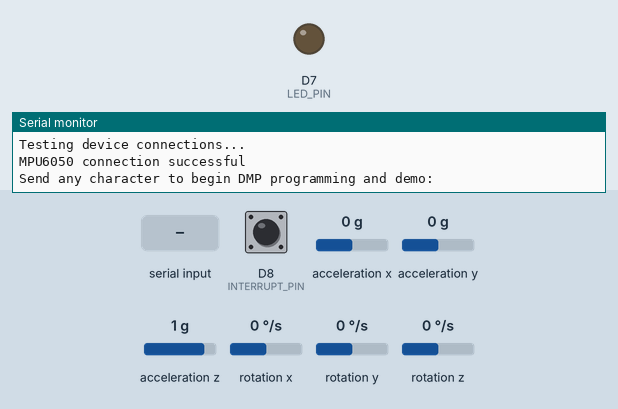
Recording of a sketch running on a simulated ESP8266 (NodeMCU). Shown: output pins drawn as LEDs (lit = HIGH), the last lines printed to the serial monitor. Inputs (shaded band) come from the test bench; at power-on: acceleration x 0 g, acceleration y 0 g, acceleration z 1 g, rotation z 0 °/s, D8 (INTERRUPT_PIN) LOW, rotation x 0 °/s, rotation y 0 °/s. The ROS host is connected and sends only what is stated; the sensor or clock chip raises its interrupt line as the real part does.

Above: at 0.8 s.
0.9 s: "1\n" received over Serial
At 1.74 s:
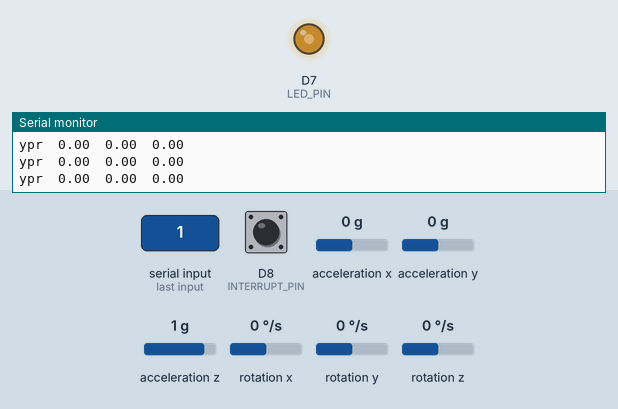
3.9 s: acceleration x set to -1.4 g
6.9 s: acceleration y set to -1.4 g
9.9 s: acceleration z set to -1.4 g
12.9 s: rotation z set to -192 °/s
Timing chart, 0 to 16.9 s (numbered marks = the images above; inputs shaded):
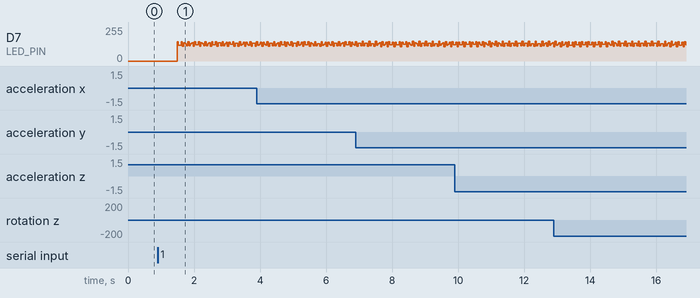

The sketch:

yprROSIMU.ino
```cpp
// I2C device class (I2Cdev) demonstration Arduino sketch for MPU6050 class using DMP (MotionApps v2.0)
// 6/21/2012 by Jeff Rowberg <jeff@rowberg.net>
// Updates should (hopefully) always be available at https://github.com/jrowberg/i2cdevlib
//
// Changelog:
//      2019-07-08 - Added Auto Calibration and offset generator
//       - and altered FIFO retrieval sequence to avoid using blocking code
//      2016-04-18 - Eliminated a potential infinite loop
//      2013-05-08 - added seamless Fastwire support
//                 - added note about gyro calibration
//      2012-06-21 - added note about Arduino 1.0.1 + Leonardo compatibility error
//      2012-06-20 - improved FIFO overflow handling and simplified read process
//      2012-06-19 - completely rearranged DMP initialization code and simplification
//      2012-06-13 - pull gyro and accel data from FIFO packet instead of reading directly
//      2012-06-09 - fix broken FIFO read sequence and change interrupt detection to RISING
//      2012-06-05 - add gravity-compensated initial reference frame acceleration output
//                 - add 3D math helper file to DMP6 example sketch
//                 - add Euler output and Yaw/Pitch/Roll output formats
//      2012-06-04 - remove accel offset clearing for better results (thanks Sungon Lee)
//      2012-06-01 - fixed gyro sensitivity to be 2000 deg/sec instead of 250
//      2012-05-30 - basic DMP initialization working

/* ============================================
I2Cdev device library code is placed under the MIT license
Copyright (c) 2012 Jeff Rowberg

Permission is hereby granted, free of charge, to any person obtaining a copy
of this software and associated documentation files (the "Software"), to deal
in the Software without restriction, including without limitation the rights
to use, copy, modify, merge, publish, distribute, sublicense, and/or sell
copies of the Software, and to permit persons to whom the Software is
furnished to do so, subject to the following conditions:

The above copyright notice and this permission notice shall be included in
all copies or substantial portions of the Software.

THE SOFTWARE IS PROVIDED "AS IS", WITHOUT WARRANTY OF ANY KIND, EXPRESS OR
IMPLIED, INCLUDING BUT NOT LIMITED TO THE WARRANTIES OF MERCHANTABILITY,
FITNESS FOR A PARTICULAR PURPOSE AND NONINFRINGEMENT. IN NO EVENT SHALL THE
AUTHORS OR COPYRIGHT HOLDERS BE LIABLE FOR ANY CLAIM, DAMAGES OR OTHER
LIABILITY, WHETHER IN AN ACTION OF CONTRACT, TORT OR OTHERWISE, ARISING FROM,
OUT OF OR IN CONNECTION WITH THE SOFTWARE OR THE USE OR OTHER DEALINGS IN
THE SOFTWARE.
===============================================
*/

// I2Cdev and MPU6050 must be installed as libraries, or else the .cpp/.h files
// for both classes must be in the include path of your project
#include "I2Cdev.h"

#include "MPU6050_6Axis_MotionApps20.h"
//#include "MPU6050.h" // not necessary if using MotionApps include file

// Arduino Wire library is required if I2Cdev I2CDEV_ARDUINO_WIRE implementation
// is used in I2Cdev.h
#if I2CDEV_IMPLEMENTATION == I2CDEV_ARDUINO_WIRE
    #include "Wire.h"
#endif

// class default I2C address is 0x68
// specific I2C addresses may be passed as a parameter here
// AD0 low = 0x68 (default for SparkFun breakout and InvenSense evaluation board)
// AD0 high = 0x69
MPU6050 mpu;
//MPU6050 mpu(0x69); // <-- use for AD0 high

/* =========================================================================
   NOTE: In addition to connection 3.3v, GND, SDA, and SCL, this sketch
   depends on the MPU-6050's INT pin being connected to the Arduino's
   external interrupt #0 pin. On the Arduino Uno and Mega 2560, this is
   digital I/O pin 2.
 * ========================================================================= */

/* =========================================================================
   NOTE: Arduino v1.0.1 with the Leonardo board generates a compile error
   when using Serial.write(buf, len). The Teapot output uses this method.
   The solution requires a modification to the Arduino USBAPI.h file, which
   is fortunately simple, but annoying. This will be fixed in the next IDE
   release. For more info, see these links:

   http://arduino.cc/forum/index.php/topic,109987.0.html
   http://code.google.com/p/arduino/issues/detail?id=958
 * ========================================================================= */


// uncomment "OUTPUT_READABLE_QUATERNION" if you want to see the actual
// quaternion components in a [w, x, y, z] format (not best for parsing
// on a remote host such as Processing or something though)
//#define OUTPUT_READABLE_QUATERNION

// uncomment "OUTPUT_READABLE_EULER" if you want to see Euler angles
// (in degrees) calculated from the quaternions coming from the FIFO.
// Note that Euler angles suffer from gimbal lock (for more info, see
// http://en.wikipedia.org/wiki/Gimbal_lock)
//#define OUTPUT_READABLE_EULER

// uncomment "OUTPUT_READABLE_YAWPITCHROLL" if you want to see the yaw/
// pitch/roll angles (in degrees) calculated from the quaternions coming
// from the FIFO. Note this also requires gravity vector calculations.
// Also note that yaw/pitch/roll angles suffer from gimbal lock (for
// more info, see: http://en.wikipedia.org/wiki/Gimbal_lock)
#define OUTPUT_READABLE_YAWPITCHROLL

// uncomment "OUTPUT_READABLE_REALACCEL" if you want to see acceleration
// components with gravity removed. This acceleration reference frame is
// not compensated for orientation, so +X is always +X according to the
// sensor, just without the effects of gravity. If you want acceleration
// compensated for orientation, us OUTPUT_READABLE_WORLDACCEL instead.
//#define OUTPUT_READABLE_REALACCEL

// uncomment "OUTPUT_READABLE_WORLDACCEL" if you want to see acceleration
// components with gravity removed and adjusted for the world frame of
// reference (yaw is relative to initial orientation, since no magnetometer
// is present in this case). Could be quite handy in some cases.
//#define OUTPUT_READABLE_WORLDACCEL

// uncomment "OUTPUT_TEAPOT" if you want output that matches the
// format used for the InvenSense teapot demo
//#define OUTPUT_TEAPOT


#define INTERRUPT_PIN D8  // use pin 2 on Arduino Uno & most boards
#define LED_PIN 13 // (Arduino is 13, Teensy is 11, Teensy++ is 6)
bool blinkState = false;

// MPU control/status vars
bool dmpReady = false;  // set true if DMP init was successful
uint8_t mpuIntStatus;   // holds actual interrupt status byte from MPU
uint8_t devStatus;      // return status after each device operation (0 = success, !0 = error)
uint16_t packetSize;    // expected DMP packet size (default is 42 bytes)
uint16_t fifoCount;     // count of all bytes currently in FIFO
uint8_t fifoBuffer[64]; // FIFO storage buffer

// orientation/motion vars
Quaternion q;           // [w, x, y, z]         quaternion container
VectorInt16 aa;         // [x, y, z]            accel sensor measurements
VectorInt16 aaReal;     // [x, y, z]            gravity-free accel sensor measurements
VectorInt16 aaWorld;    // [x, y, z]            world-frame accel sensor measurements
VectorFloat gravity;    // [x, y, z]            gravity vector
float euler[3];         // [psi, theta, phi]    Euler angle container
float ypr[3];           // [yaw, pitch, roll]   yaw/pitch/roll container and gravity vector

// packet structure for InvenSense teapot demo
uint8_t teapotPacket[14] = { '$', 0x02, 0,0, 0,0, 0,0, 0,0, 0x00, 0x00, '\r', '\n' };


// ================================================================
// ===               INTERRUPT DETECTION ROUTINE                ===
// ================================================================

volatile bool mpuInterrupt = false;     // indicates whether MPU interrupt pin has gone high
void ICACHE_RAM_ATTR dmpDataReady() {
    mpuInterrupt = true;
}


// ================================================================
// ===                      INITIAL SETUP                       ===
// ================================================================


//initializations for ROS message

#include <ros.h>
#include <geometry_msgs/Vector3.h>
#include<sensor_msgs/Imu.h>
ros::NodeHandle nh;
geometry_msgs::Vector3 gyro_data;
sensor_msgs::Imu imu_msg;
// ros::Publisher gyro_pub("gyro", &gyro_data);
ros::Publisher imu_pub("imu_data", &imu_msg);


void setup() {
    // join I2C bus (I2Cdev library doesn't do this automatically)
    #if I2CDEV_IMPLEMENTATION == I2CDEV_ARDUINO_WIRE
        Wire.begin();
        Wire.setClock(400000); // 400kHz I2C clock. Comment this line if having compilation difficulties
    #elif I2CDEV_IMPLEMENTATION == I2CDEV_BUILTIN_FASTWIRE
        Fastwire::setup(400, true);
    #endif

    // initialize serial communication
    // (115200 chosen because it is required for Teapot Demo output, but it's
    // really up to you depending on your project)
    Serial.begin(57600);
    while (!Serial); // wait for Leonardo enumeration, others continue immediately

    // NOTE: 8MHz or slower host processors, like the Teensy @ 3.3V or Arduino
    // Pro Mini running at 3.3V, cannot handle this baud rate reliably due to
    // the baud timing being too misaligned with processor ticks. You must use
    // 38400 or slower in these cases, or use some kind of external separate
    // crystal solution for the UART timer.

    // initialize device
    Serial.println(F("Initializing I2C devices..."));
    mpu.initialize();
    pinMode(INTERRUPT_PIN, INPUT);

    // verify connection
    Serial.println(F("Testing device connections..."));
    Serial.println(mpu.testConnection() ? F("MPU6050 connection successful") : F("MPU6050 connection failed"));

    // wait for ready
    Serial.println(F("\nSend any character to begin DMP programming and demo: "));


    while (Serial.available() && Serial.read()); // empty buffer
    while (!Serial.available());                 // wait for data
    while (Serial.available() && Serial.read()); // empty buffer again

    // load and configure the DMP

    Serial.println(F("Initializing DMP..."));
    devStatus = mpu.dmpInitialize();

    // supply your own gyro offsets here, scaled for min sensitivity
    mpu.setXGyroOffset(220);
    mpu.setYGyroOffset(76);
    mpu.setZGyroOffset(-85);
    mpu.setZAccelOffset(1788); // 1688 factory default for my test chip

    // make sure it worked (returns 0 if so)
    if (devStatus == 0) {

        // Calibration Time: generate offsets and calibrate our MPU6050
        mpu.CalibrateAccel(6);
        mpu.CalibrateGyro(6);
        mpu.PrintActiveOffsets();
        // turn on the DMP, now that it's ready
        Serial.println(F("Enabling DMP..."));
        mpu.setDMPEnabled(true);

        // enable Arduino interrupt detection
        Serial.print(F("Enabling interrupt detection (Arduino external interrupt "));
        Serial.print(digitalPinToInterrupt(INTERRUPT_PIN));
        Serial.println(F(")..."));
        attachInterrupt(digitalPinToInterrupt(INTERRUPT_PIN), dmpDataReady, RISING);
        mpuIntStatus = mpu.getIntStatus();

        // set our DMP Ready flag so the main loop() function knows it's okay to use it
        Serial.println(F("DMP ready! Waiting for first interrupt..."));
        dmpReady = true;

        // get expected DMP packet size for later comparison
        packetSize = mpu.dmpGetFIFOPacketSize();
    } else {
        // ERROR!
        // 1 = initial memory load failed
        // 2 = DMP configuration updates failed
        // (if it's going to break, usually the code will be 1)
        Serial.print(F("DMP Initialization failed (code "));
        Serial.print(devStatus);
        Serial.println(F(")"));
    }
    // configure LED for output

    pinMode(LED_PIN, OUTPUT);

    nh.initNode();
    // nh.advertise(gyro_pub);
    nh.advertise(imu_pub);

}


// ================================================================
// ===                    MAIN PROGRAM LOOP                     ===
// ================================================================

void loop() {
    // if programming failed, don't try to do anything
    if (!dmpReady) return;
    // read a packet from FIFO
    if (mpu.dmpGetCurrentFIFOPacket(fifoBuffer)) { // Get the Latest packet
        #ifdef OUTPUT_READABLE_QUATERNION
            // display quaternion values in easy matrix form: w x y z
            mpu.dmpGetQuaternion(&q, fifoBuffer);
            Serial.print("quat\t");
            Serial.print(q.w);
            Serial.print("\t");
            Serial.print(q.x);
            Serial.print("\t");
            Serial.print(q.y);
            Serial.print("\t");
            Serial.println(q.z);
        #endif

        #ifdef OUTPUT_READABLE_EULER
            // display Euler angles in degrees
            mpu.dmpGetQuaternion(&q, fifoBuffer);
            mpu.dmpGetEuler(euler, &q);
            Serial.print("euler\t");
            Serial.print(euler[0] * 180/M_PI);
            Serial.print("\t");
            Serial.print(euler[1] * 180/M_PI);
            Serial.print("\t");
            Serial.println(euler[2] * 180/M_PI);
        #endif

        #ifdef OUTPUT_READABLE_YAWPITCHROLL
            // display Euler angles in degrees
            mpu.dmpGetQuaternion(&q, fifoBuffer);
            mpu.dmpGetGravity(&gravity, &q);
            mpu.dmpGetYawPitchRoll(ypr, &q, &gravity);
            Serial.print("ypr\t");
            Serial.print(ypr[0] * 180/M_PI);
            Serial.print("\t");
            Serial.print(ypr[1] * 180/M_PI);
            Serial.print("\t");
            Serial.println(ypr[2] * 180/M_PI);

            //assign values to sensor_msg imu and publish
            imu_msg.header.stamp = nh.now();
            imu_msg.header.frame_id = "imu_link";
            imu_msg.orientation.x = q.x;
            imu_msg.orientation.y = q.y;
            imu_msg.orientation.z = q.z;
            imu_msg.orientation.w = q.w;
            imu_msg.angular_velocity.x = 0;
            imu_msg.angular_velocity.y = 0;
            imu_msg.angular_velocity.z = 0;
            imu_msg.linear_acceleration.x = 0;
            imu_msg.linear_acceleration.y = 0;
            imu_msg.linear_acceleration.z = 0;
            imu_pub.publish(&imu_msg);
            nh.spinOnce();

        #endif

        #ifdef OUTPUT_READABLE_REALACCEL
            // display real acceleration, adjusted to remove gravity
            mpu.dmpGetQuaternion(&q, fifoBuffer);
            mpu.dmpGetAccel(&aa, fifoBuffer);
            mpu.dmpGetGravity(&gravity, &q);
            mpu.dmpGetLinearAccel(&aaReal, &aa, &gravity);
            Serial.print("areal\t");
            Serial.print(aaReal.x);
            Serial.print("\t");
            Serial.print(aaReal.y);
            Serial.print("\t");
            Serial.println(aaReal.z);
        #endif

        #ifdef OUTPUT_READABLE_WORLDACCEL
            // display initial world-frame acceleration, adjusted to remove gravity
            // and rotated based on known orientation from quaternion
            mpu.dmpGetQuaternion(&q, fifoBuffer);
            mpu.dmpGetAccel(&aa, fifoBuffer);
            mpu.dmpGetGravity(&gravity, &q);
            mpu.dmpGetLinearAccel(&aaReal, &aa, &gravity);
            mpu.dmpGetLinearAccelInWorld(&aaWorld, &aaReal, &q);
            Serial.print("aworld\t");
            Serial.print(aaWorld.x);
            Serial.print("\t");
            Serial.print(aaWorld.y);
            Serial.print("\t");
            Serial.println(aaWorld.z);
        #endif

        #ifdef OUTPUT_TEAPOT
            // display quaternion values in InvenSense Teapot demo format:
            teapotPacket[2] = fifoBuffer[0];
            teapotPacket[3] = fifoBuffer[1];
            teapotPacket[4] = fifoBuffer[4];
            teapotPacket[5] = fifoBuffer[5];
            teapotPacket[6] = fifoBuffer[8];
            teapotPacket[7] = fifoBuffer[9];
            teapotPacket[8] = fifoBuffer[12];
            teapotPacket[9] = fifoBuffer[13];
            Serial.write(teapotPacket, 14);
            teapotPacket[11]++; // packetCount, loops at 0xFF on purpose
        #endif

        // blink LED to indicate activity
        blinkState = !blinkState;
        digitalWrite(LED_PIN, blinkState);
    }
}
```
